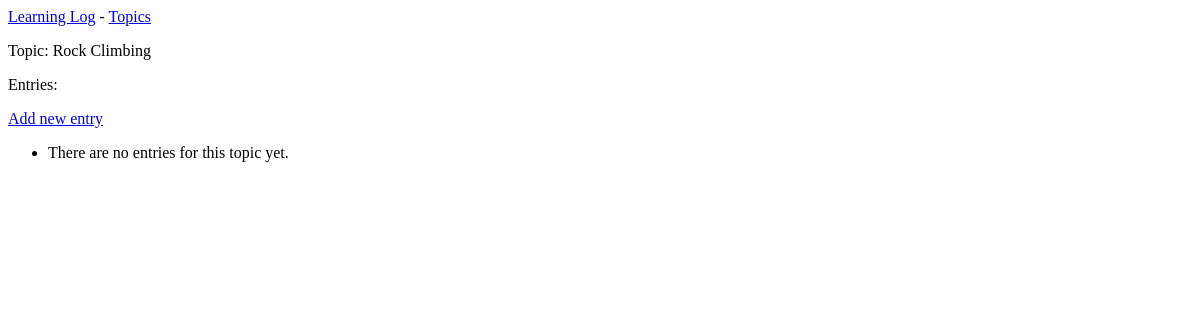
The page /topics/2/ on the database as committed earlier.
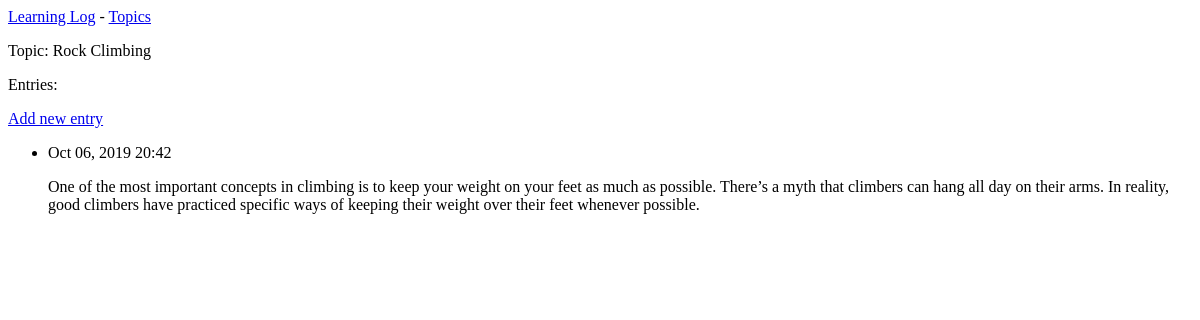
The same page on the database as committed later.
### learning_logs/models.py (models this page shows, shortened)
class Entry(models.Model):
    topic = models.ForeignKey(Topic, on_delete=models.CASCADE)
    text = models.TextField()
    date_added = models.DateTimeField(auto_now_add=True)
    class Meta:
        verbose_name_plural = 'entries'

### learning_logs/views.py (the view)
# urls.py: path('topics/<int:topic_id>/', views.topic, name='topic'),
def topic(request, topic_id):
    topic = Topic.objects.get(id=topic_id)
    entries = topic.entry_set.order_by('-date_added')
    context = {'topic': topic, 'entries': entries}
    return render(request, 'learning_logs/topic.html', context)

### learning_logs/models.py (called while the page is built)
    def __str__(self):
        return self.text

### learning_logs/templates/learning_logs/topic.html
{% extends 'learning_logs/base.html' %}
{% block content %}
  <p>Topic: {{ topic }}</p>
  <p>Entries:</p>
  <p>
    <a href="{% url 'learning_logs:new_entry' topic.id %}">Add new entry</a>
  </p>
  <ul>
    {% for entry in entries %}
      <li>
        <p>{{ entry.date_added|date:'M d, Y H:i' }}</p>
        <p>{{ entry.text|linebreaks }}</p>
      </li>
    {% empty %}
      <li>There are no entries for this topic yet.</li>
    {% endfor %}
  </ul>
{% endblock content %}

Rows that differ between the two databases and show on the page:
added Entry: date_added "Oct 06, 2019 20:42", text "One of the most important concepts in climbing is to keep your weight on your feet as much as possible. There’s a myth that climbers can hang all day on their arms. In reality, good climbers have practiced specific ways of keeping their weight over their feet whenever possible."
Other text that changed with them:
text no longer shown: "There are no entries for this topic yet."
